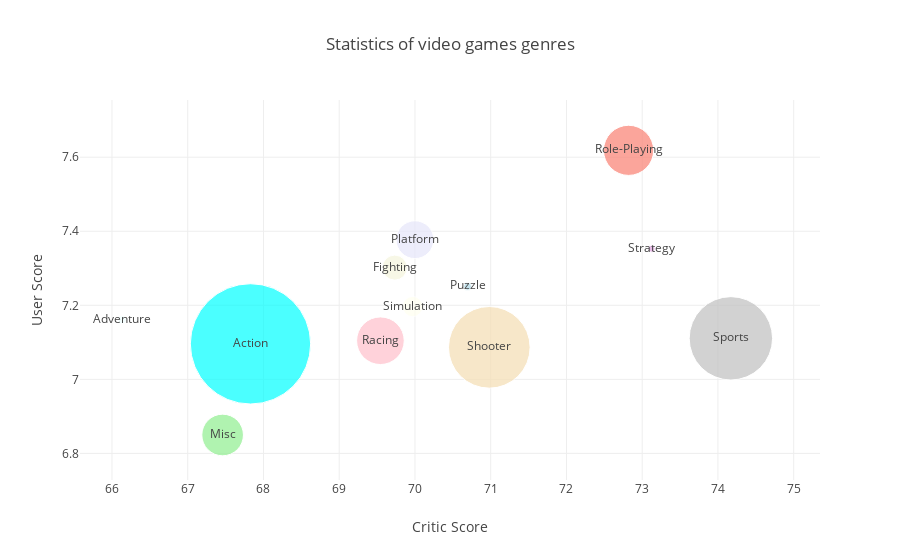

Notebook source saved alongside this figure:
### Markdown cell above
Далее добавим на график еще одно измерение - размер жанра (суммарный объем продаж, который мы заранее посчитали) и получим bubble chart.

### Code cell
trace0 = go.Scatter(
    x=genres_df.Critic_Score,
    y=genres_df.User_Score,
    mode = 'markers+text',
    text = genres_df.index,
    #textposition='bottom',
    marker = dict(
        size = 1/10*genres_df.Global_Sales,
        color = [
            'aqua', 'azure', 'beige', 'lightgreen',
            'lavender', 'lightblue', 'pink', 'salmon',
            'wheat', 'ivory', 'silver', 'plum'
        ]
    )
)

data = [trace0]
layout = {
    'title': 'Statistics of video games genres',
    'xaxis': {'title': 'Critic Score'},
    'yaxis': {'title': 'User Score'}
}

fig = go.Figure(data=data, layout=layout)

iplot(fig, show_link=False)

### Figure 1 — Plotly figure (JSON) as saved in the notebook; plotly's stock layout.template omitted (floating-point values rounded to 4 significant figures)
{"data": [{"marker": {"color": ["aqua", "azure", "beige", "lightgreen", "lavender", "lightblue", "pink", "salmon", "wheat", "ivory", "silver", "plum"], "size": [120.3, 8.075, 25.0, 41.63, 37.78, 7.89, 47.62, 50.14, 81.65, 20.27, 83.38, 6.961]}, "mode": "markers+text", "text": ["Action", "Adventure", "Fighting", "Misc", "Platform", "Puzzle", "Racing", "Role-Playing", "Shooter", "Simulation", "Sports", "Strategy"], "type": "scatter", "x": [67.83, 66.13, 69.73, 67.46, 70, 70.69, 69.54, 72.82, 70.98, 69.97, 74.17, 73.12], "y": [7.096, 7.161, 7.302, 6.85, 7.377, 7.251, 7.104, 7.619, 7.086, 7.197, 7.111, 7.353]}], "layout": {"title": "Statistics of video games genres", "xaxis": {"title": "Critic Score"}, "yaxis": {"title": "User Score"}}}
